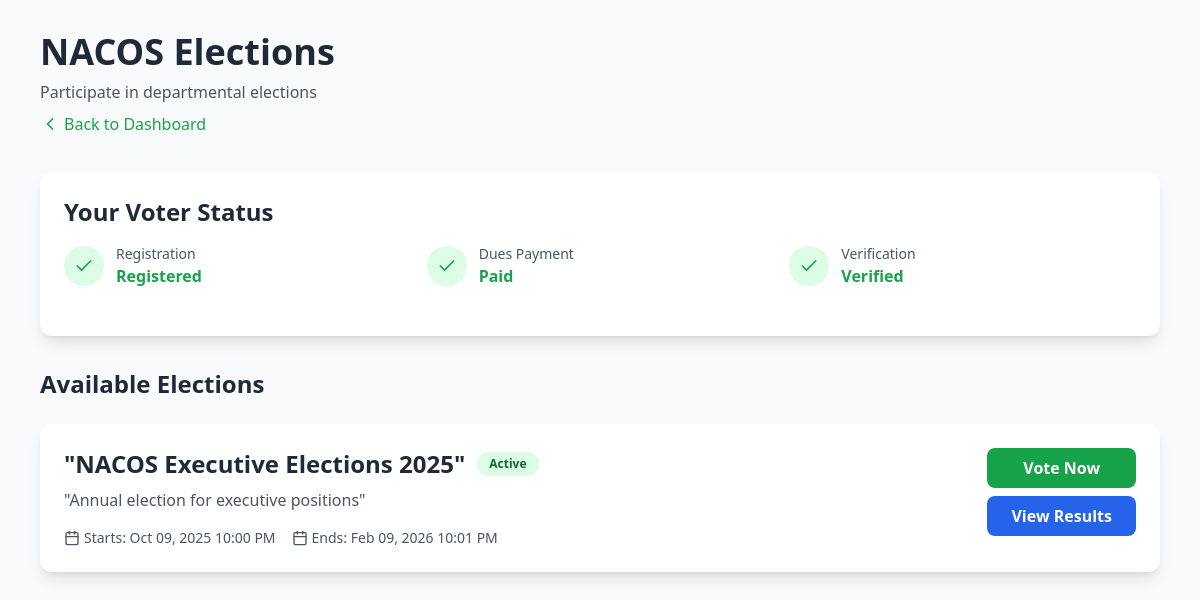
Screenshot of /elections/ (signed in) with the database file from the repository.
### Voting/models.py (models this page shows, shortened)
class Election(models.Model):
    STATUS_CHOICES = [
        ('upcoming', 'Upcoming'),
        ('active', 'Active'),
        ('closed', 'Closed'),
    ]
    title = models.CharField(max_length=200)
    description = models.TextField()
    start_date = models.DateTimeField()
    end_date = models.DateTimeField()
    status = models.CharField(max_length=20, choices=STATUS_CHOICES, default='upcoming')
    show_results = models.BooleanField(default=False, help_text="Show live results during voting")
    results_published = models.BooleanField(default=False, help_text="Publish final results")
    created_at = models.DateTimeField(auto_now_add=True)
    updated_at = models.DateTimeField(auto_now=True)
    class Meta:
        ordering = ['-start_date']
    def is_active(self):
        now = timezone.now()
        return self.status == 'active' and self.start_date <= now <= self.end_date
    def auto_update_status(self):
        now = timezone.now()
        if now < self.start_date:
            self.status = 'upcoming'
        elif self.start_date <= now <= self.end_date:
            self.status = 'active'
        else:
            self.status = 'closed'
        self.save()

### Voting/views.py (the view)
# urls.py: path('elections/', views.election_List, name='election_list'),
@login_required
def election_List(request):
    elections = Election.objects.all()
    for election in elections:
        election.auto_update_status()
    try:
        voter_profile = request.user.voter_profile
        has_profile = True
    except VoterProfile.DoesNotExist:
        voter_profile = None
        has_profile = False
    has_paid = Payment.objects.filter(
        user=request.user,
        status='success'
    ).exists()
    context = {
        'elections': elections,
        'voter_profile': voter_profile,
        'has_profile': has_profile,
        'has_paid': has_paid,
    }
    return render(request, 'election_List.html', context)

### Voting/templates/election_List.html (shortened to what this page needs)
<!DOCTYPE html>
<html lang="en">
<head>
    <script src="https://cdn.tailwindcss.com"></script>
</head>
<body class="bg-gray-50 min-h-screen">
    <div class="container mx-auto px-4 py-8 max-w-6xl">
        <div class="mb-8">
            <h1 class="text-4xl font-bold text-gray-800 mb-2">NACOS Elections</h1>
            <p class="text-gray-600">Participate in departmental elections</p>
            <a href="{% url 'dashboard' %}" class="text-green-600 hover:text-green-700 font-medium inline-flex items-center mt-2">
                <svg xmlns="http://www.w3.org/2000/svg" width="20" height="20" viewBox="0 0 24 24" fill="none" stroke="currentColor" stroke-width="2" stroke-linecap="round" stroke-linejoin="round" class="mr-1"><path d="m15 18-6-6 6-6"/></svg>
                Back to Dashboard
            </a>
        </div>
        <div class="bg-white rounded-xl shadow-lg p-6 mb-8">
            <h2 class="text-2xl font-bold text-gray-800 mb-4">Your Voter Status</h2>
            <div class="grid grid-cols-1 md:grid-cols-3 gap-4">
                <div class="flex items-center space-x-3">
                    {% if has_profile %}
                    <div class="w-10 h-10 bg-green-100 rounded-full flex items-center justify-center">
                        <svg xmlns="http://www.w3.org/2000/svg" width="20" height="20" viewBox="0 0 24 24" fill="none" stroke="currentColor" stroke-width="2" stroke-linecap="round" stroke-linejoin="round" class="text-green-600"><polyline points="20 6 9 17 4 12"/></svg>
                    </div>
                    <div>
                        <p class="text-sm text-gray-600">Registration</p>
                        <p class="font-semibold text-green-600">Registered</p>
                    </div>
                    {% endif %}
                </div>
                <div class="flex items-center space-x-3">
                    {% if has_paid %}
                    <div class="w-10 h-10 bg-green-100 rounded-full flex items-center justify-center">
                        <svg xmlns="http://www.w3.org/2000/svg" width="20" height="20" viewBox="0 0 24 24" fill="none" stroke="currentColor" stroke-width="2" stroke-linecap="round" stroke-linejoin="round" class="text-green-600"><polyline points="20 6 9 17 4 12"/></svg>
                    </div>
                    <div>
                        <p class="text-sm text-gray-600">Dues Payment</p>
                        <p class="font-semibold text-green-600">Paid</p>
                    </div>
                    {% endif %}
                </div>
                <div class="flex items-center space-x-3">
                    {% if voter_profile and voter_profile.is_verified %}
                    <div class="w-10 h-10 bg-green-100 rounded-full flex items-center justify-center">
                        <svg xmlns="http://www.w3.org/2000/svg" width="20" height="20" viewBox="0 0 24 24" fill="none" stroke="currentColor" stroke-width="2" stroke-linecap="round" stroke-linejoin="round" class="text-green-600"><polyline points="20 6 9 17 4 12"/></svg>
                    </div>
                    <div>
                        <p class="text-sm text-gray-600">Verification</p>
                        <p class="font-semibold text-green-600">Verified</p>
                    </div>
                    {% endif %}
                </div>
            </div>
        </div>
        <h2 class="text-2xl font-bold text-gray-800 mb-6">Available Elections</h2>
        {% if elections %}
        <div class="space-y-6">
            {% for election in elections %}
            <div class="bg-white rounded-xl shadow-lg p-6 hover:shadow-xl transition-shadow">
                <div class="flex items-start justify-between">
                    <div class="flex-1">
                        <div class="flex items-center space-x-3 mb-2">
                            <h3 class="text-2xl font-bold text-gray-800">{{ election.title }}</h3>
                            <span class="px-3 py-1 rounded-full text-xs font-semibold
                                {% if election.status == 'active' %}bg-green-100 text-green-800
                                {% elif election.status == 'upcoming' %}bg-yellow-100 text-yellow-800
                                {% else %}bg-gray-100 text-gray-800{% endif %}">
                                {{ election.get_status_display }}
                            </span>
                        </div>
                        <p class="text-gray-600 mb-4">{{ election.description }}</p>
                        <div class="flex flex-wrap items-center gap-4 text-sm text-gray-600">
                            <div class="flex items-center">
                                Starts: {{ election.start_date|date:"M d, Y g:i A" }}
                            </div>
                            <div class="flex items-center">
                                Ends: {{ election.end_date|date:"M d, Y g:i A" }}
                            </div>
                        </div>
                    </div>
                    <div class="flex flex-col gap-2 ml-4">
                        {% if election.is_active %}
                        <a href="{% url 'election_details' election.id %}" class="bg-green-600 text-white px-6 py-2 rounded-lg font-semibold hover:bg-green-700 transition-colors text-center whitespace-nowrap">
                            Vote Now
                        </a>
                        {% else %}
                        <a href="{% url 'election_details' election.id %}" class="bg-gray-600 text-white px-6 py-2 rounded-lg font-semibold hover:bg-gray-700 transition-colors text-center whitespace-nowrap">
                            View Details
                        </a>
                        {% endif %}
                        {% if election.show_results or election.results_published %}
                        <a href="{% url 'results' election.id %}" class="bg-blue-600 text-white px-6 py-2 rounded-lg font-semibold hover:bg-blue-700 transition-colors text-center whitespace-nowrap">
                            View Results
                        </a>
                        {% endif %}
                    </div>
                </div>
            </div>
            {% endfor %}
        </div>
        {% endif %}
    </div>
</body>
</html>

### rows the page displays
Election: title "\"NACOS Executive Elections 2025\"", status "Active", description "\"Annual election for executive positions\"", start_date "Oct 09, 2025 10:00 PM", end_date "Feb 09, 2026 10:01 PM", shows "Vote Now", show_results "View Results"
